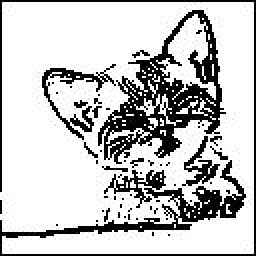
%> input picture Dataset/11_edge.jpg, 128 x 128 px (shown 2 times larger)
$ octave main_eval.m   (GNU Octave 9; MATLAB toolbox functions it lacks are replaced by stand-ins)
%> lines starting %> are read from the running program, lines starting %| are printed output that depends on the picture; in (x1, y1, x2, y2) boxes, pixels count from 0 and x2, y2 are one past the last pixel; in counts of white or black regions, pixels touching at a corner belong together; the program's own positions count from 1
GT = imread('C:\Users\roosv_000\Documents\Natural-Computing-Project\Dataset\11_edge.jpg')/255;
%> GT: size 128x128 uint8; values 0 (black) and 1 (white), 77.1% white; black in thin lines or dots
P_Color = imread('C:\Users\roosv_000\Documents\Natural-Computing-Project\Code\ACO_RGB_separate\kat3_or.jpg')/255;
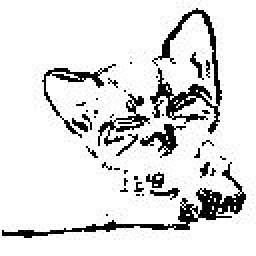
%> input picture Code/ACO_RGB_separate/kat3_or.jpg, 128 x 128 px (shown 2 times larger)
%> P_Color: size 128x128x3 uint8; values 0 (black) and 1 (white), 88.4% white; black in thin lines or dots, all inside (x1, y1, x2, y2) = (1, 4, 123, 119)
P_Gray = imread('C:\Users\roosv_000\Documents\Natural-Computing-Project\Code\ACO_RGB_separate\kat0_grayscale_edge.jpg')/255;
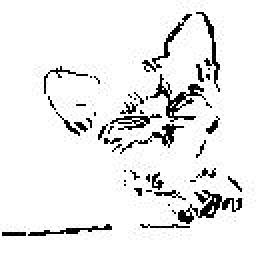
%> input picture Code/ACO_RGB_separate/kat0_grayscale_edge.jpg, 128 x 128 px (shown 2 times larger)
%> P_Gray: size 128x128x3 uint8; values 0 (black) and 1 (white), 92.5% white; black in thin lines or dots, all inside (x1, y1, x2, y2) = (1, 6, 121, 118)
%> (the run ends here)
